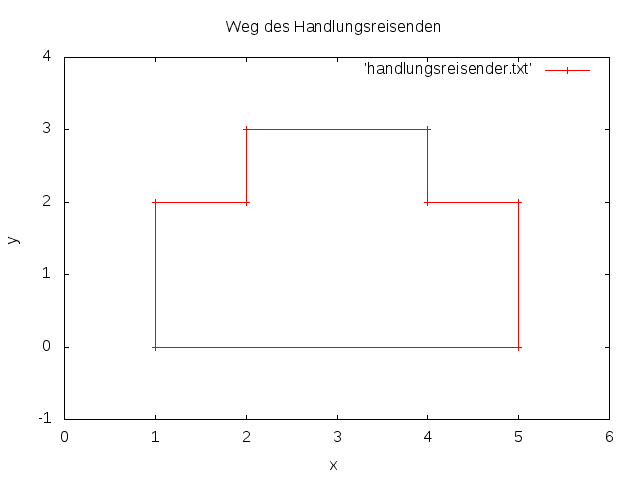

This chart was generated by the following gnuplot code:
set terminal png
set output 'handlungsreisender.png'
set style data linespoints
set title 'Weg des Handlungsreisenden'
set xlabel 'x'
set ylabel 'y'
set xrange [0:6]
set yrange [-1:4]
plot 'handlungsreisender.txt'
